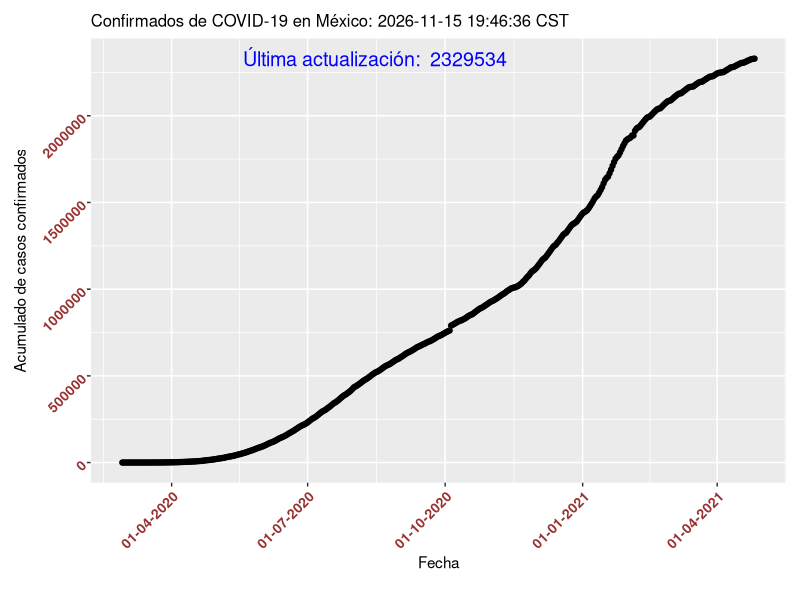
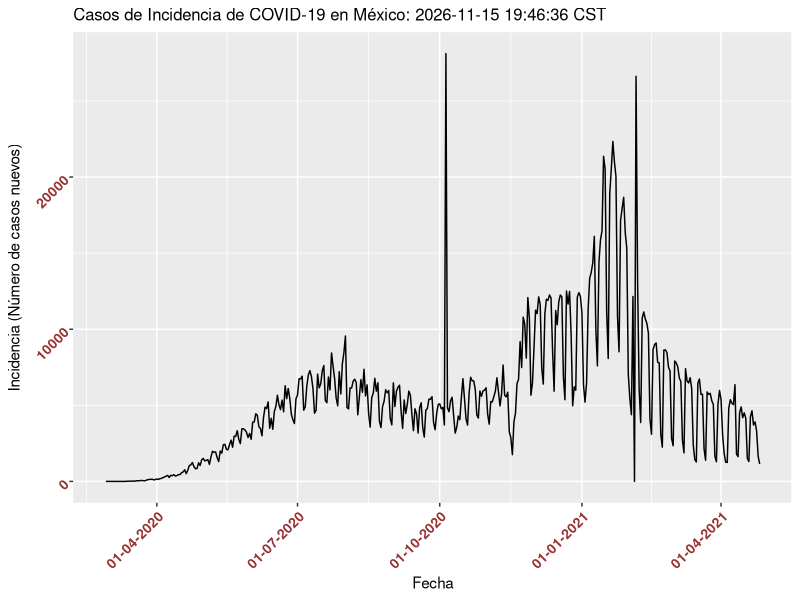
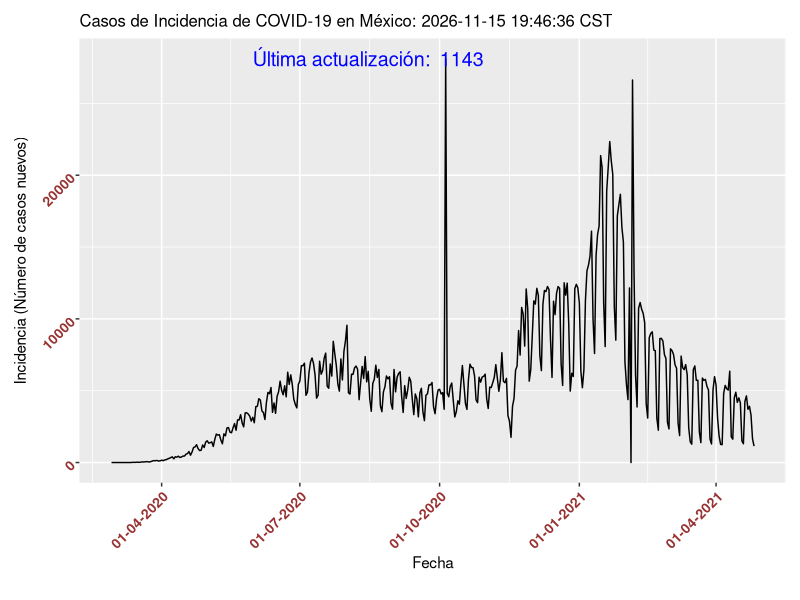
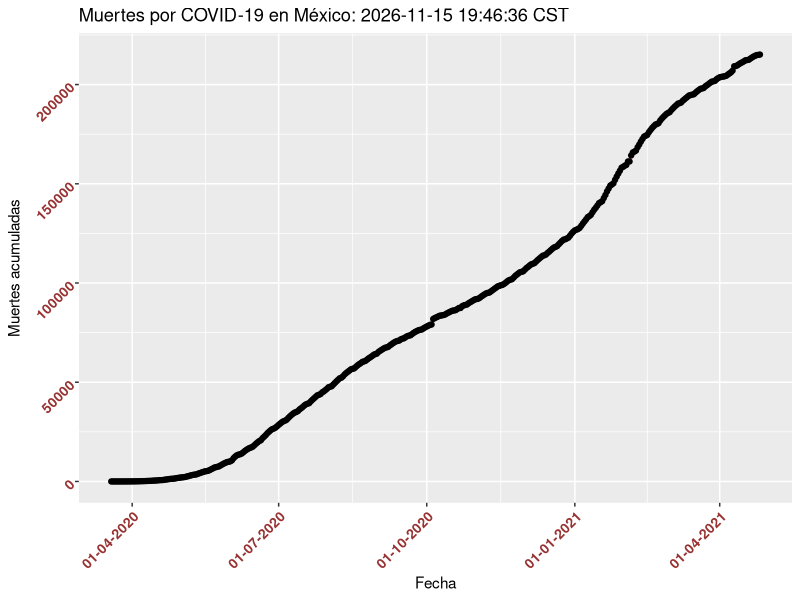
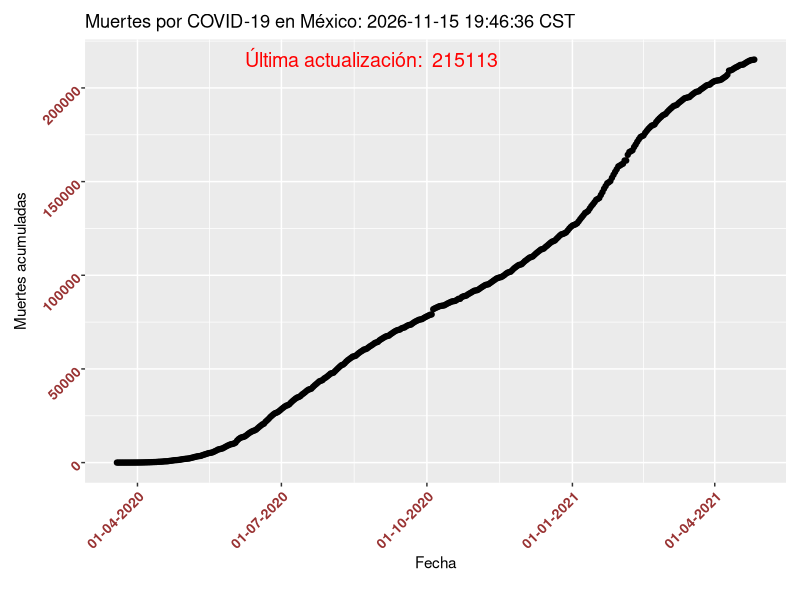
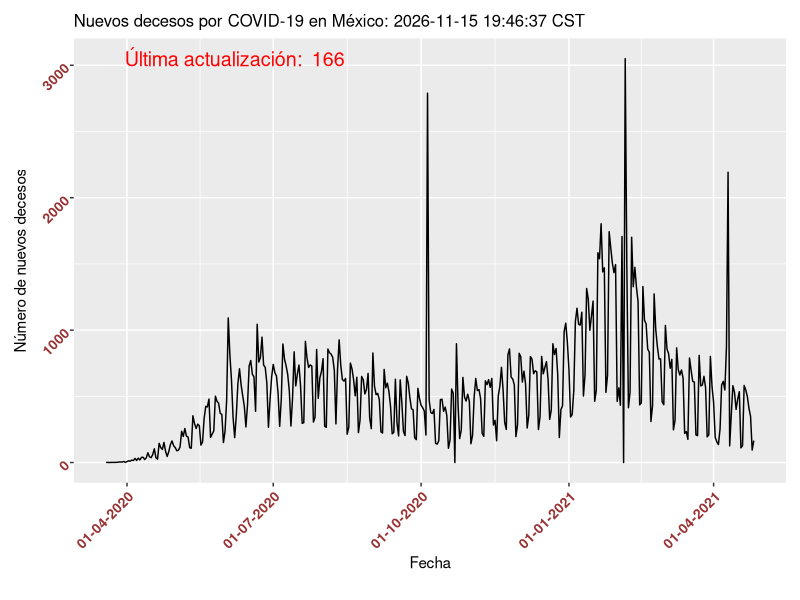
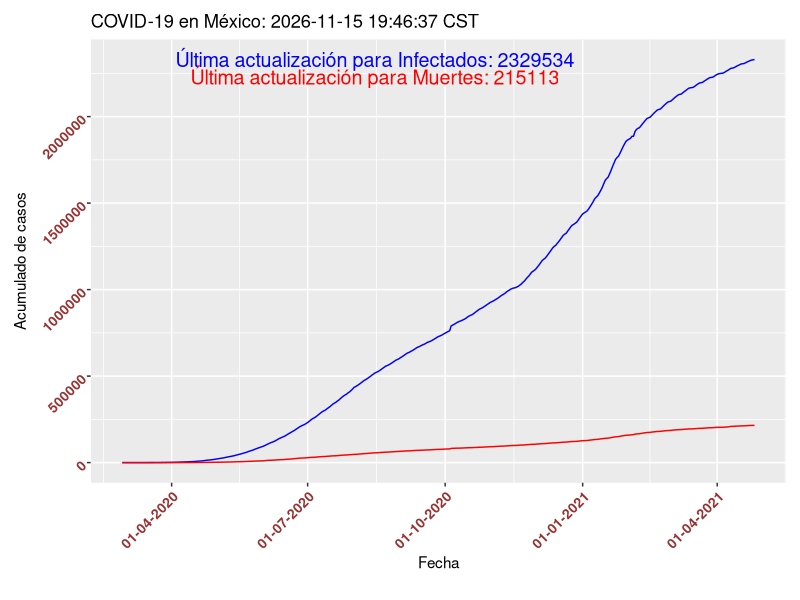
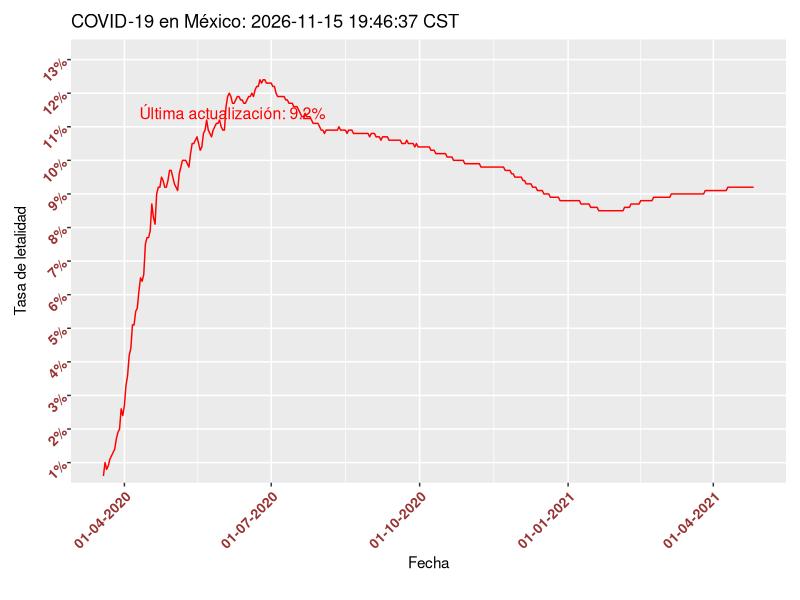

R code for these plots, in order:
library(ggplot2)
library(scales)
library(dplyr)

mex <- read.csv("C19Mexico.csv")

head(mex)
tail(mex)

mex <- mutate(mex, Fecha = as.Date(Fecha, "%Y-%m-%d"))

str(mex)

p <- ggplot(mex, aes(x=Fecha, y=Infectados)) + 
  geom_line( color="blue") + 
  geom_point() +
  labs(x = "Fecha", 
       y = "Acumulado de casos confirmados",
       title = paste("Confirmados de COVID-19 en México:", 
                     format(Sys.time(), 
                            tz="America/Mexico_City", 
                            usetz=TRUE))) +
  theme(plot.title = element_text(size=12))  +
  theme(axis.text.x = element_text(face = "bold", color="#993333" , 
                                   size = 10, angle = 45, 
                                   hjust = 1),
        axis.text.y = element_text(face = "bold", color="#993333" , 
                                   size = 10, angle = 45, 
                                   hjust = 1))  # color, ángulo y estilo de las abcisas y ordenadas 

p <- p  + scale_x_date(labels = date_format("%d-%m-%Y")) # paquete scales
View(p)
###

p <- p +
  theme(plot.margin=margin(10,10,20,10), plot.caption=element_text(hjust=1.05, size=10)) +
  annotate("text", x = mex$Fecha[round(dim(mex)[1]*0.4)], y = max(mex$Infectados), colour = "blue", size = 5, label = paste("Última actualización: ", mex$Infectados[dim(mex)[1]]))
p

p <- ggplot(mex, aes(x=Fecha, y=NI)) + 
  geom_line(stat = "identity") + 
  labs(x = "Fecha", y = "Incidencia (Número de casos nuevos)",
       title = paste("Casos de Incidencia de COVID-19 en México:", 
                     format(Sys.time(), 
                            tz="America/Mexico_City", usetz=TRUE))) +
  theme(plot.title = element_text(size=12))  +
  theme(axis.text.x = element_text(face = "bold", color="#993333" , size = 10, angle = 45, hjust = 1),
        axis.text.y = element_text(face = "bold", color="#993333" , size = 10, angle = 45, hjust = 1))  # color, Ángulo y estilo de las abcisas y ordenadas

p <- p  + scale_x_date(labels = date_format("%d-%m-%Y")) # paquete scales
p

###

p <- p +
  theme(plot.margin=margin(10,10,20,10), plot.caption=element_text(hjust=1.05, size=10)) +
  annotate("text", x = mex$Fecha[round(dim(mex)[1]*0.4)], y = max(mex$NI), colour = "blue", size = 5, 
           label = paste("Última actualización: ", mex$NI[length(mex$NI)]))
p

mexm <- subset(mex, Muertos > 0) # Tomamos el subconjunto desde que comenzaron las muertes

p <- ggplot(mexm, aes(x=Fecha, y=Muertos)) + geom_line( color="red") + 
  geom_point() +
  labs(x = "Fecha", 
       y = "Muertes acumuladas",
       title = paste("Muertes por COVID-19 en México:", format(Sys.time(), tz="America/Mexico_City",usetz=TRUE))) +
  theme(axis.text.x = element_text(face = "bold", color="#993333" , size = 10, angle = 45, hjust = 1),
        axis.text.y = element_text(face = "bold", color="#993333" , size = 10, angle = 45, hjust = 1))  # color, Ángulo y estilo de las abcisas y ordenadas

p <- p  + scale_x_date(labels = date_format("%d-%m-%Y"))

p

###

p <- p +
  theme(plot.margin=margin(10,10,20,10), plot.caption=element_text(hjust=1.05, size=10)) +
  annotate("text", x = mexm$Fecha[round(dim(mexm)[1]*0.4)], 
           y = max(mexm$Muertos), colour = "red", size = 5, label = paste("Última actualización: ", mexm$Muertos[dim(mexm)[1]]))
p

p <- ggplot(mexm, aes(x=Fecha, y=NM)) + 
  geom_line(stat = "identity") + 
  labs(x = "Fecha", y = "Número de nuevos decesos",
       title = paste("Nuevos decesos por COVID-19 en México:", 
                     format(Sys.time(), tz="America/Mexico_City",usetz=TRUE))) +
  theme(plot.title = element_text(size=12)) +
  theme(axis.text.x = element_text(face = "bold", color="#993333" , size = 10, angle = 45, hjust = 1),
        axis.text.y = element_text(face = "bold", color="#993333" , size = 10, angle = 45, hjust = 1))  # color, Ángulo y estilo de las abcisas y ordenadas

p <- p  + scale_x_date(labels = date_format("%d-%m-%Y"))

###

p <- p +
  theme(plot.margin=margin(10,10,20,10), plot.caption=element_text(hjust=1.05, size=10)) +
  annotate("text", x = mexm$Fecha[round(dim(mexm)[1]*0.2)], 
           y = max(mexm$NM), colour = "red", size = 5, label = paste("Última actualización: ", mexm$NM[dim(mexm)[1]]))
p

p <- ggplot(mex, aes(x=Fecha, y=Infectados)) + geom_line(color="blue") + 
  labs(x = "Fecha", 
       y = "Acumulado de casos",
       title = paste("COVID-19 en México:", format(Sys.time(), tz="America/Mexico_City",usetz=TRUE))) +
  geom_line(aes(y = Muertos), color = "red") +
  theme(axis.text.x = element_text(face = "bold", color="#993333" , size = 10, angle = 45, hjust = 1),
        axis.text.y = element_text(face = "bold", color="#993333" , size = 10, angle = 45, hjust = 1))  # color, Ángulo y estilo de las abcisas y ordenadas

p <- p  + scale_x_date(labels = date_format("%d-%m-%Y"))

###

p <- p +
  theme(plot.margin=margin(10,10,20,10), plot.caption=element_text(hjust=1.05, size=10)) +
  annotate("text", x = mex$Fecha[round(dim(mex)[1]*0.4)], 
           y = max(mex$Infectados), colour = "blue", size = 5, label = paste("Última actualización para Infectados:", mex$Infectados[dim(mex)[1]])) +
  annotate("text", x = mex$Fecha[round(dim(mex)[1]*0.4)], 
           y = max(mex$Infectados)-100000, colour = "red", size = 5, label = paste("Última actualización para Muertes:", mex$Muertos[dim(mex)[1]])) 
p

p <- ggplot(mexm, aes(x=Fecha, y=Letalidad)) + geom_line(color="red") + 
  labs(x = "Fecha", 
       y = "Tasa de letalidad",
       title = paste("COVID-19 en México:", format(Sys.time(), tz="America/Mexico_City",usetz=TRUE))) +
  theme(axis.text.x = element_text(face = "bold", color="#993333" , size = 10, angle = 45, hjust = 1),
        axis.text.y = element_text(face = "bold", color="#993333" , size = 10, angle = 45, hjust = 1)) + # color, Ángulo y estilo de las abcisas y ordenadas 
  scale_y_discrete(name ="Tasa de letalidad", 
                   limits=factor(seq(1, 13.5, 1)), labels=paste(seq(1, 13.5, 1), "%", sep = ""))

p <- p  + scale_x_date(labels = date_format("%d-%m-%Y"))

###

p <- p +
  theme(plot.margin=margin(10,10,20,10), plot.caption=element_text(hjust=1.05, size=10)) +
  annotate("text", x = mexm$Fecha[round(length(mexm$Fecha)*0.2)], 
           y = max(mexm$Letalidad)-1, colour = "red", size = 4, label = paste("Última actualización: ", mexm$Letalidad[dim(mexm)[1]], "%", sep = "")) 
p

mex <- filter(mex, FCM < Inf) # Tomamos solo valores reales de factores de crecimiento

p <- ggplot(mex, aes(x=Fecha, y=FCI)) + geom_line(color="blue") + 
  labs(x = "Fecha", 
       y = "Factor de crecimiento",
       title = paste("COVID-19 en México:", format(Sys.time(), tz="America/Mexico_City",usetz=TRUE))) +
  geom_line(aes(y = FCM), color = "red") + theme(plot.title = element_text(size=12)) +
  theme(axis.text.x = element_text(face = "bold", color="#993333" , size = 10, angle = 45, hjust = 1),
        axis.text.y = element_text(face = "bold", color="#993333" , size = 10, angle = 45, hjust = 1))  # color, Ángulo y estilo de las abcisas y ordenadas

p <- p  + scale_x_date(labels = date_format("%d-%m-%Y"))

###

p <- p +
  annotate("text", x = mex$Fecha[round(length(mex$Fecha)*0.4)], y = max(mex$FCM), colour = "blue", size = 5, label = paste("Última actualización para infectados: ", round(mex$FCI[dim(mex)[1]], 4))) +
  annotate("text", x = mex$Fecha[round(length(mex$Fecha)*0.4)], y = max(mex$FCM)-0.2, colour = "red", size = 5, label = paste("Última actualización para muertes: ", round(mex$FCM[dim(mex)[1]], 4))) 
p